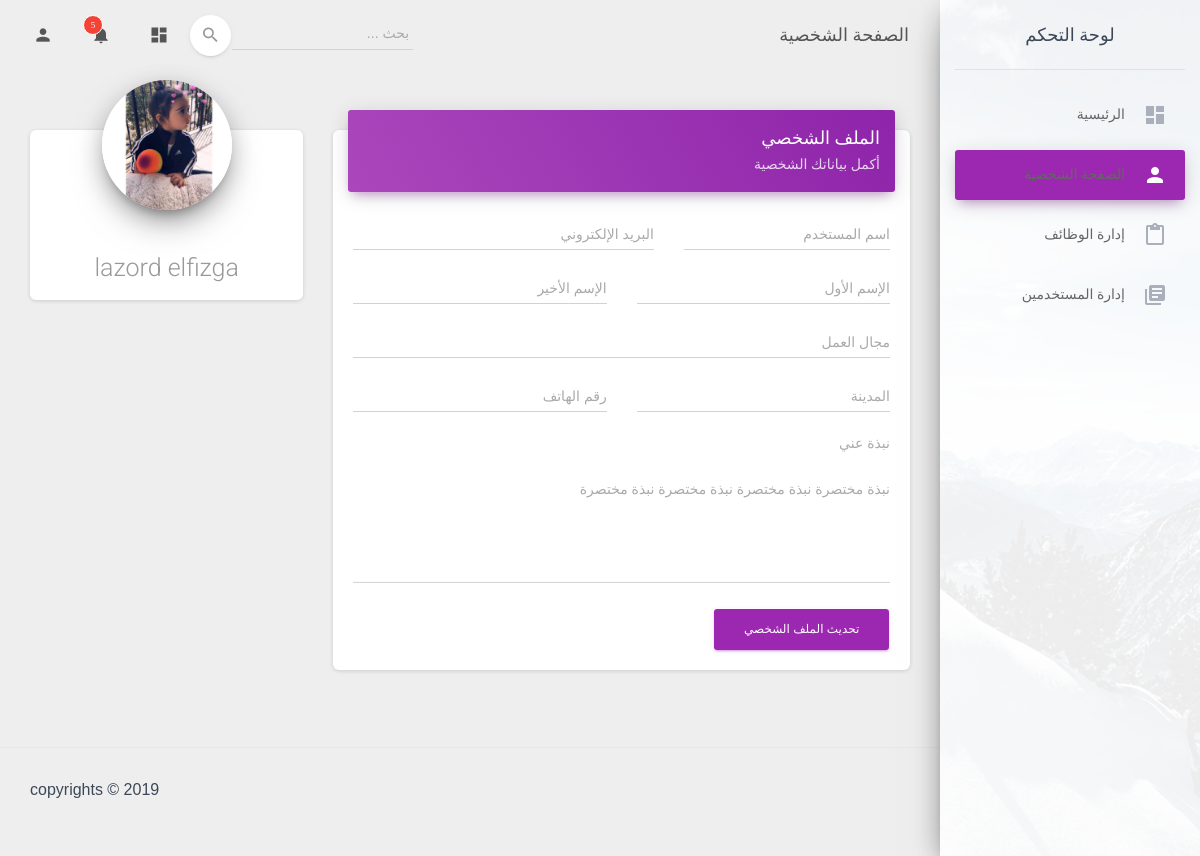
/admin/pages/personalPage.php (signed in), run on the app's committed database.
### tables this page shows
CREATE TABLE `user` (
  `ID` int(11) NOT NULL,
  `firstName` varchar(50) NOT NULL,
  `lastName` varchar(50) NOT NULL,
  `email` varchar(70) NOT NULL,
  `password` varchar(256) NOT NULL,
  `phone` varchar(13) NOT NULL,
  `city_ID` int(11) NOT NULL,
  `userType_ID` int(11) NOT NULL,
  `user_img` varchar(255) NOT NULL,
  `date` timestamp NOT NULL DEFAULT CURRENT_TIMESTAMP
);

### admin/pages/includes/functions/functions.php (called while the page is built, shortened)
<?php
	function getUserInfo($userid) {
        global $con;
        $query = $con->prepare("SELECT * FROM user WHERE ID = ?");
        $query->execute( array($userid) );
        return $query->fetch();
    }

### admin/pages/personalPage.php (the view, shortened to what this page needs)
<?php
        if (isset($_SESSION['userId'])) {
        $user = getUserInfo($_SESSION['userId']);
    ?>
<!DOCTYPE html>
<html lang="en">
<head>
  <link rel="stylesheet" href="https://maxcdn.bootstrapcdn.com/font-awesome/latest/css/font-awesome.min.css">
  <link href="../assets/css/material-dashboard.css?v=2.1.0" rel="stylesheet" />
  <link href="../assets/css/material-dashboard-rtl.css?v=1.1" rel="stylesheet" />
  <link href="../assets/demo/demo.css" rel="stylesheet" />
</head>
<body class="" style="direction: rtl;">
  <div class="wrapper ">
    <div class="sidebar" data-color="purple" data-background-color="white" data-image="../assets/img/sidebar-1.jpg">
      <div class="logo">
        <a href="#" class="simple-text logo-normal">
          لوحة التحكم
        </a>
      </div>
      <div class="sidebar-wrapper">
        <ul class="nav">
          <li class="nav-item  ">
            <a class="nav-link" href="dashboard.php">
              <i class="material-icons">dashboard</i>
              <p>الرئيسية</p>
            </a>
          </li>
          <li class="nav-item active ">
            <a class="nav-link" href="personalPage.php">
              <i class="material-icons">person</i>
              <p> الصفحة الشخصية</p>
            </a>
          </li>
          <li class="nav-item ">
            <a class="nav-link" href="jobsControl.php">
              <i class="material-icons">content_paste</i>
              <p>إدارة الوظائف</p>
            </a>
          </li>
          <li class="nav-item ">
            <a class="nav-link" href="usersControl.php">
              <i class="material-icons">library_books</i>
              <p>إدارة المستخدمين</p>
            </a>
          </li>
        </ul>
      </div>
    </div>
    <div class="main-panel">
      <nav class="navbar navbar-expand-lg navbar-transparent navbar-absolute fixed-top ">
        <div class="container-fluid">
          <div class="navbar-wrapper">
            <a class="navbar-brand" href="#pablo"> الصفحة الشخصية</a>
          </div>
          <div class="collapse navbar-collapse justify-content-end">
            <form class="navbar-form">
              <div class="input-group no-border">
                <input type="text" value="" class="form-control" placeholder=" بحث ...">
                <button type="submit" class="btn btn-white btn-round btn-just-icon">
                  <i class="material-icons">search</i>
                  <div class="ripple-container"></div>
                </button>
              </div>
            </form>
            <ul class="navbar-nav">
              <li class="nav-item">
                <a class="nav-link" href="#pablo">
                  <i class="material-icons">dashboard</i>
                </a>
              </li>
              <li class="nav-item dropdown">
                <a class="nav-link" href="http://example.com" id="navbarDropdownMenuLink" data-toggle="dropdown" aria-haspopup="true" aria-expanded="false">
                  <i class="material-icons">notifications</i>
                  <span class="notification">5</span>
                </a>
              </li>
              <li class="nav-item dropdown">
                <a class="nav-link" href="#pablo" id="navbarDropdownProfile" data-toggle="dropdown" aria-haspopup="true" aria-expanded="false">
                  <i class="material-icons">person</i>
                </a>
              </li>
            </ul>
          </div>
        </div>
      </nav>
      <div class="content">
        <div class="container-fluid">
          <div class="row">
            <div class="col-md-8">
              <div class="card">
                <div class="card-header card-header-primary">
                  <h4 class="card-title"> الملف الشخصي  </h4>
                  <p class="card-category"> أكمل بياناتك الشخصية </p>
                </div>
                <div class="card-body">
                  <form>
                    <div class="row">
                      <div class="col-md-5">
                        <div class="form-group">
                          <label class="bmd-label-floating"> اسم المستخدم </label>
                          <input type="text" class="form-control">
                        </div>
                      </div>
                      <div class="col-md-7">
                        <div class="form-group">
                          <label class="bmd-label-floating"> البريد الإلكتروني</label>
                          <input type="email" class="form-control">
                        </div>
                      </div>
                    </div>
                    <div class="row">
                      <div class="col-md-6">
                        <div class="form-group">
                          <label class="bmd-label-floating"> الإسم الأول </label>
                          <input type="text" class="form-control">
                        </div>
                      </div>
                      <div class="col-md-6">
                        <div class="form-group">
                          <label class="bmd-label-floating"> الإسم الأخير </label>
                          <input type="text" class="form-control">
                        </div>
                      </div>
                    </div>
                    <div class="row">
                      <div class="col-md-12">
                        <div class="form-group">
                          <label class="bmd-label-floating"> مجال العمل </label>
                          <input type="text" class="form-control">
                        </div>
                      </div>
                    </div>
                    <div class="row">
                      <div class="col-md-6">
                        <div class="form-group">
                          <label class="bmd-label-floating"> المدينة  </label>
                          <input type="text" class="form-control">
                        </div>
                      </div>
                      <div class="col-md-6">
                        <div class="form-group">
                          <label class="bmd-label-floating"> رقم الهاتف </label>
                          <input type="text" class="form-control">
                        </div>
                      </div>
                    </div>
                    <div class="row">
                      <div class="col-md-12">
                        <div class="form-group">
                          <label>نبذة عني </label>
                          <div class="form-group">
                            <label class="bmd-label-floating">   نبذة مختصرة نبذة مختصرة نبذة مختصرة نبذة مختصرة </label>
                            <textarea class="form-control" rows="5"></textarea>
                          </div>
                        </div>
                      </div>
                    </div>
                    <button type="submit" class="btn btn-primary pull-right"> تحديث الملف  الشخصي </button>
                    <div class="clearfix"></div>
                  </form>
                </div>
              </div>
            </div>
            <div class="col-md-4">
              <div class="card card-profile">
                <div class="card-avatar">
                  <a href="#pablo">
                    <img class="img" src="../assets/img/<?php echo $user['user_img']; ?>" />
                  </a>
                </div>
                <div class="card-body">
                  <h3 class="card-category text-gray"> <?php echo $user['firstName'] . " " . $user['lastName']; ?> </h3>
                </div>
              </div>
            </div>
          </div>
        </div>
      </div>
      <footer class="footer">
          <div class="container-fluid">
            <div class="copyright float-right">
             copyrights
              &copy;
              2019
              <br><br>
            </div>
          </div>
        </footer>
    </div>
  </div>
  <?php
   } else {
    header('Location: index.php');
    exit();
    }
?>
</body>
</html>

### data on the page
user: user_img (picture), firstName "lazord", lastName "elfizga"
